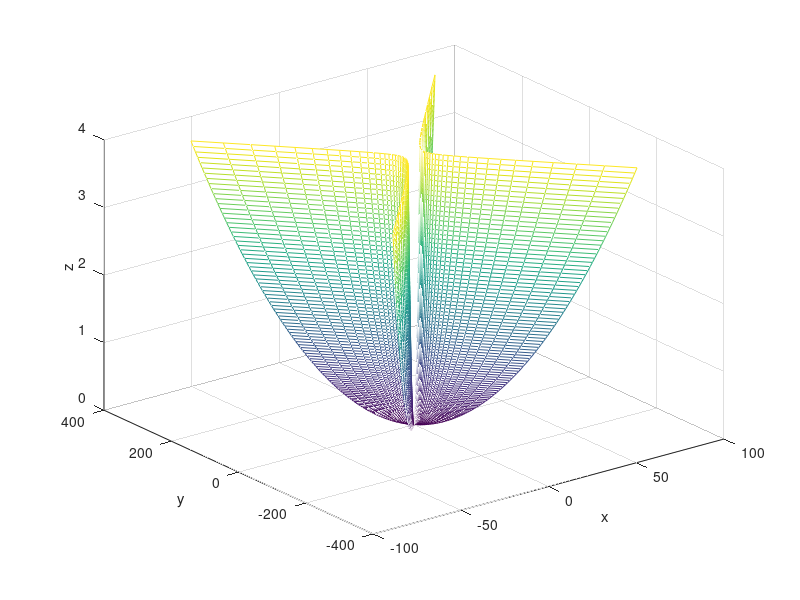

Source code (MATLAB):
a=3;
b=13;
u =(-2:0.02:2)';
v = -pi:0.05*pi:pi;
X = a*u*cosh(v);
Y = b*u*sinh(v);
Z = u.^2*ones(size(v));
figure
mesh(X,Y,Z);
xlabel('x'); 
ylabel('y'); 
zlabel('z')
